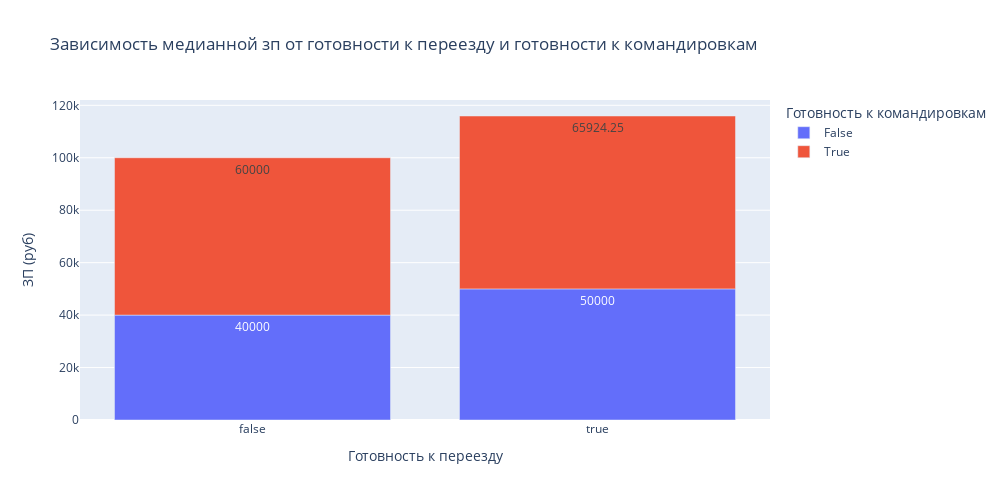

The cell this chart's notebook holds for it:
### Code cell
fig = px.bar(
    data_frame=salary__moving_trip, #датафрейм
    x="Готовность к переезду", #ось x
    y="ЗП (руб)", #ось y
    color='Готовность к командировкам', #расцветка в зависимости от готовности
   text = 'ЗП (руб)', #текст на столбцах
    orientation='v', #ориентация графика
    height=500, #высота
    width=1000, #ширина
    title='Зависимость медианной зп от готовности к переезду и готовности к командировкам' #заголовок
)

#отображаем его
fig.show('s_m_t')

### Figure 1 — Plotly figure (JSON) as saved in the notebook; plotly's stock layout.template omitted (floating-point values rounded to 4 significant figures)
{"data": [{"alignmentgroup": "True", "hovertemplate": "Готовность к командировкам=False<br>Готовность к переезду=%{x}<br>ЗП (руб)=%{text}<extra></extra>", "legendgroup": "False", "marker": {"color": "#636efa", "pattern": {"shape": ""}}, "name": "False", "offsetgroup": "False", "orientation": "v", "showlegend": true, "text": [40000, 50000], "textposition": "auto", "type": "bar", "x": [false, true], "xaxis": "x", "y": [40000, 50000], "yaxis": "y"}, {"alignmentgroup": "True", "hovertemplate": "Готовность к командировкам=True<br>Готовность к переезду=%{x}<br>ЗП (руб)=%{text}<extra></extra>", "legendgroup": "True", "marker": {"color": "#EF553B", "pattern": {"shape": ""}}, "name": "True", "offsetgroup": "True", "orientation": "v", "showlegend": true, "text": [60000, 65920.0], "textposition": "auto", "type": "bar", "x": [false, true], "xaxis": "x", "y": [60000, 65920.0], "yaxis": "y"}], "layout": {"barmode": "relative", "height": 500, "legend": {"title": {"text": "Готовность к командировкам"}, "tracegroupgap": 0}, "title": {"text": "Зависимость медианной зп от готовности к переезду и готовности к командировкам"}, "width": 1000, "xaxis": {"anchor": "y", "domain": [0, 1], "title": {"text": "Готовность к переезду"}}, "yaxis": {"anchor": "x", "domain": [0, 1], "title": {"text": "ЗП (руб)"}}}}
